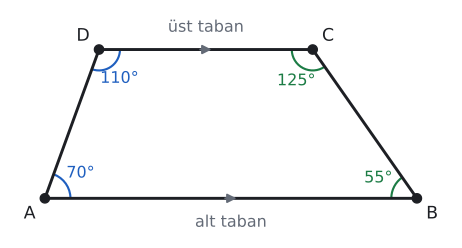

Write Python code to recreate this figure.
import sys; sys.path.insert(0, "tools")
from cizim import *

# Örnek 1: ABCD yamuğu, [AB] ∥ [DC]. m(A) = 70°, m(B) = 55° → m(D) = 110°, m(C) = 125°.
a, h, aA, aB = 8.0, 3.2, 70, 55
A = np.array([0.0, 0.0]); B = np.array([a, 0.0])
D = np.array([h / np.tan(np.radians(aA)), h]); C = np.array([a - h / np.tan(np.radians(aB)), h])
def acisi(K, P, Q):
    u, v = P - K, Q - K
    return round(float(np.degrees(np.arccos(np.dot(u, v) / np.linalg.norm(u) / np.linalg.norm(v)))), 3)
print("A", acisi(A, B, D), "B", acisi(B, A, C), "C", acisi(C, B, D), "D", acisi(D, A, C))

def paralel_isareti(P, Q, renk=SOLUK):
    M = (P + Q) / 2
    ax.annotate("", xy=M + np.array([0.18, 0]), xytext=M - np.array([0.18, 0]),
                arrowprops=dict(arrowstyle="-|>", color=renk, lw=1.4, mutation_scale=14))

fig, ax = sekil(6, 3.2)
ax.set_aspect("equal"); ax.axis("off")
ax.plot(*zip(A, B, C, D, A), color=YAZI)
paralel_isareti(A, B); paralel_isareti(D, C)
nokta(ax, *A, ""); nokta(ax, *B, ""); nokta(ax, *C, ""); nokta(ax, *D, "")
ax.text(A[0] - 0.2, A[1] - 0.15, "A", ha="right", va="top")
ax.text(B[0] + 0.2, B[1] - 0.15, "B", ha="left", va="top")
ax.text(C[0] + 0.2, C[1] + 0.1, "C", ha="left", va="bottom")
ax.text(D[0] - 0.2, D[1] + 0.1, "D", ha="right", va="bottom")
aci(ax, A, B, D, r=0.55, ad="70°", renk=MAVI)
aci(ax, D, C, A, r=0.45, ad="110°", renk=MAVI)
aci(ax, B, C, A, r=0.55, ad="55°", renk=YESIL)
aci(ax, C, D, B, r=0.45, ad="125°", renk=YESIL)
ax.text(a / 2, -0.35, "alt taban", ha="center", va="top", color=SOLUK, fontsize=12)
ax.text((D[0] + C[0]) / 2, h + 0.3, "üst taban", ha="center", va="bottom", color=SOLUK, fontsize=12)
ax.set_xlim(-0.8, a + 0.8); ax.set_ylim(-0.9, h + 0.9)
kaydet(fig, __file__)
